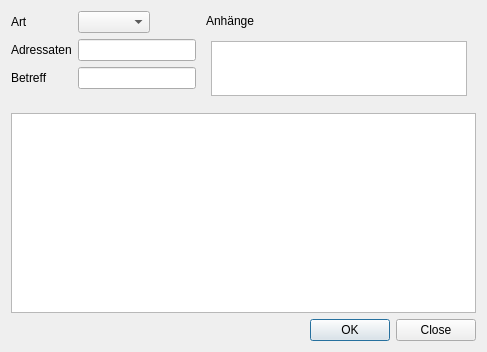
<?xml version="1.0" encoding="UTF-8"?>
<ui version="4.0">
 <class>Schreiben</class>
 <widget class="QDialog" name="Schreiben">
  <property name="windowModality">
   <enum>Qt::ApplicationModal</enum>
  </property>
  <property name="geometry">
   <rect>
    <x>0</x>
    <y>0</y>
    <width>487</width>
    <height>352</height>
   </rect>
  </property>
  <property name="windowTitle">
   <string>Schreiben</string>
  </property>
  <layout class="QVBoxLayout" name="verticalLayout">
   <item>
    <layout class="QHBoxLayout" name="horizontalLayout_2">
     <item>
      <layout class="QFormLayout" name="formLayout">
       <item row="0" column="0">
        <widget class="QLabel" name="label">
         <property name="text">
          <string>Art</string>
         </property>
        </widget>
       </item>
       <item row="0" column="1">
        <layout class="QHBoxLayout" name="horizontalLayout">
         <item>
          <widget class="QComboBox" name="cbxArt"/>
         </item>
         <item>
          <spacer name="horizontalSpacer">
           <property name="orientation">
            <enum>Qt::Horizontal</enum>
           </property>
           <property name="sizeHint" stdset="0">
            <size>
             <width>40</width>
             <height>20</height>
            </size>
           </property>
          </spacer>
         </item>
        </layout>
       </item>
       <item row="1" column="0">
        <widget class="QLabel" name="label_2">
         <property name="text">
          <string>Adressaten</string>
         </property>
        </widget>
       </item>
       <item row="1" column="1">
        <widget class="QLineEdit" name="txlAdressaten">
         <property name="readOnly">
          <bool>true</bool>
         </property>
        </widget>
       </item>
       <item row="2" column="0">
        <widget class="QLabel" name="label_3">
         <property name="text">
          <string>Betreff</string>
         </property>
        </widget>
       </item>
       <item row="2" column="1">
        <widget class="QLineEdit" name="txlTitel"/>
       </item>
      </layout>
     </item>
     <item>
      <widget class="QDockWidget" name="dockAnhaenge">
       <property name="maximumSize">
        <size>
         <width>300</width>
         <height>96</height>
        </size>
       </property>
       <property name="features">
        <set>QDockWidget::NoDockWidgetFeatures</set>
       </property>
       <property name="windowTitle">
        <string>Anhänge</string>
       </property>
       <widget class="QWidget" name="dockWidgetContents_2">
        <layout class="QGridLayout" name="gridLayout">
         <item row="0" column="0">
          <widget class="QListWidget" name="lstAnhang">
           <property name="maximumSize">
            <size>
             <width>16777215</width>
             <height>55</height>
            </size>
           </property>
           <property name="contextMenuPolicy">
            <enum>Qt::CustomContextMenu</enum>
           </property>
           <property name="editTriggers">
            <set>QAbstractItemView::NoEditTriggers</set>
           </property>
          </widget>
         </item>
        </layout>
       </widget>
      </widget>
     </item>
    </layout>
   </item>
   <item>
    <widget class="QTextEdit" name="txtText"/>
   </item>
   <item>
    <widget class="QDialogButtonBox" name="buttonBox">
     <property name="orientation">
      <enum>Qt::Horizontal</enum>
     </property>
     <property name="standardButtons">
      <set>QDialogButtonBox::Close|QDialogButtonBox::Ok</set>
     </property>
    </widget>
   </item>
  </layout>
 </widget>
 <resources/>
 <connections>
  <connection>
   <sender>buttonBox</sender>
   <signal>accepted()</signal>
   <receiver>Schreiben</receiver>
   <slot>accept()</slot>
   <hints>
    <hint type="sourcelabel">
     <x>248</x>
     <y>254</y>
    </hint>
    <hint type="destinationlabel">
     <x>157</x>
     <y>274</y>
    </hint>
   </hints>
  </connection>
  <connection>
   <sender>buttonBox</sender>
   <signal>rejected()</signal>
   <receiver>Schreiben</receiver>
   <slot>reject()</slot>
   <hints>
    <hint type="sourcelabel">
     <x>316</x>
     <y>260</y>
    </hint>
    <hint type="destinationlabel">
     <x>286</x>
     <y>274</y>
    </hint>
   </hints>
  </connection>
 </connections>
</ui>
